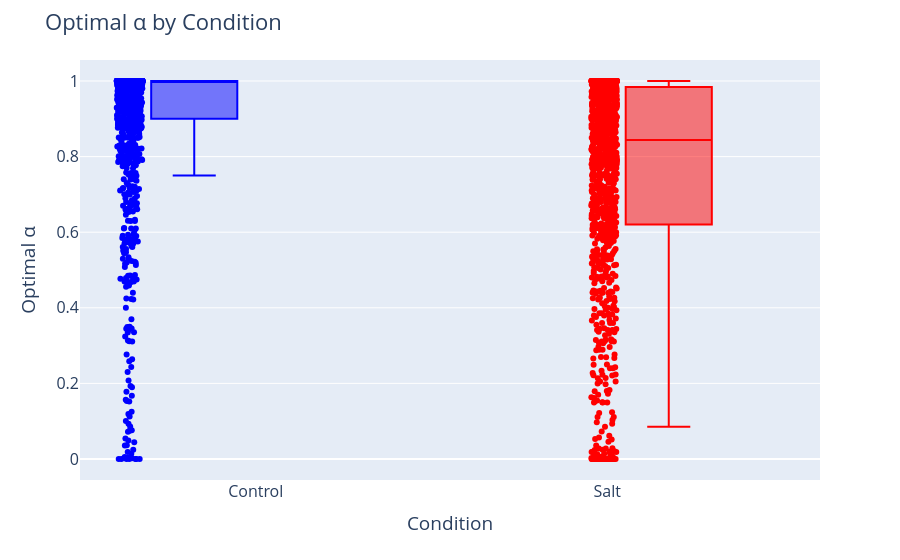

This figure's notebook cell:
### Code cell
# Base boxplot (like boxen, shows distribution)
fig = px.box(
    arbor_stats_df,
    x="condition label",
    y=alpha_column,
    color="condition label",                # hue
    color_discrete_map={"Control":"blue","Salt":"red"},
    points="all",                            # show all points like boxen
    color_discrete_sequence=px.colors.qualitative.Set1
)

# Layout tweaks
fig.update_layout(
    title="Optimal α by Condition",
    xaxis_title="Condition",
    yaxis_title="Optimal α",
    font=dict(size=16),
    boxmode="group",
    showlegend=False
)

fig.show()
fig.write_image("paper-figs/Salt-Control-Analysis/Optimal-alpha-by-condition.pdf")

### Figure 1 — Plotly figure (JSON) as saved in the notebook; plotly's stock layout.template omitted (floating-point values rounded to 4 significant figures; data arrays with more than 128 entries replaced by an {"elided": "..."} marker saying what was removed)
{"data": [{"alignmentgroup": "True", "boxpoints": "all", "hovertemplate": "condition label=%{x}<br>min_alpha=%{y}<extra></extra>", "legendgroup": "Control", "marker": {"color": "blue"}, "name": "Control", "notched": false, "offsetgroup": "Control", "orientation": "v", "showlegend": true, "type": "box", "x": {"elided": "1226 str values"}, "x0": " ", "xaxis": "x", "y": {"elided": "1226 float values"}, "y0": " ", "yaxis": "y"}, {"alignmentgroup": "True", "boxpoints": "all", "hovertemplate": "condition label=%{x}<br>min_alpha=%{y}<extra></extra>", "legendgroup": "Salt", "marker": {"color": "red"}, "name": "Salt", "notched": false, "offsetgroup": "Salt", "orientation": "v", "showlegend": true, "type": "box", "x": {"elided": "1193 str values"}, "x0": " ", "xaxis": "x", "y": {"elided": "1193 float values"}, "y0": " ", "yaxis": "y"}], "layout": {"autosize": true, "boxmode": "group", "font": {"size": 16}, "legend": {"title": {"text": "condition label"}, "tracegroupgap": 0}, "margin": {"t": 60}, "showlegend": false, "title": {"text": "Optimal α by Condition"}, "xaxis": {"anchor": "y", "autorange": true, "categoryarray": ["Control", "Salt", null], "categoryorder": "array", "domain": [0, 1], "range": [-0.5, 1.605], "title": {"text": "Condition"}, "type": "category"}, "yaxis": {"anchor": "x", "autorange": true, "domain": [0, 1], "range": [-0.05556, 1.056], "title": {"text": "Optimal α"}, "type": "linear"}}}
